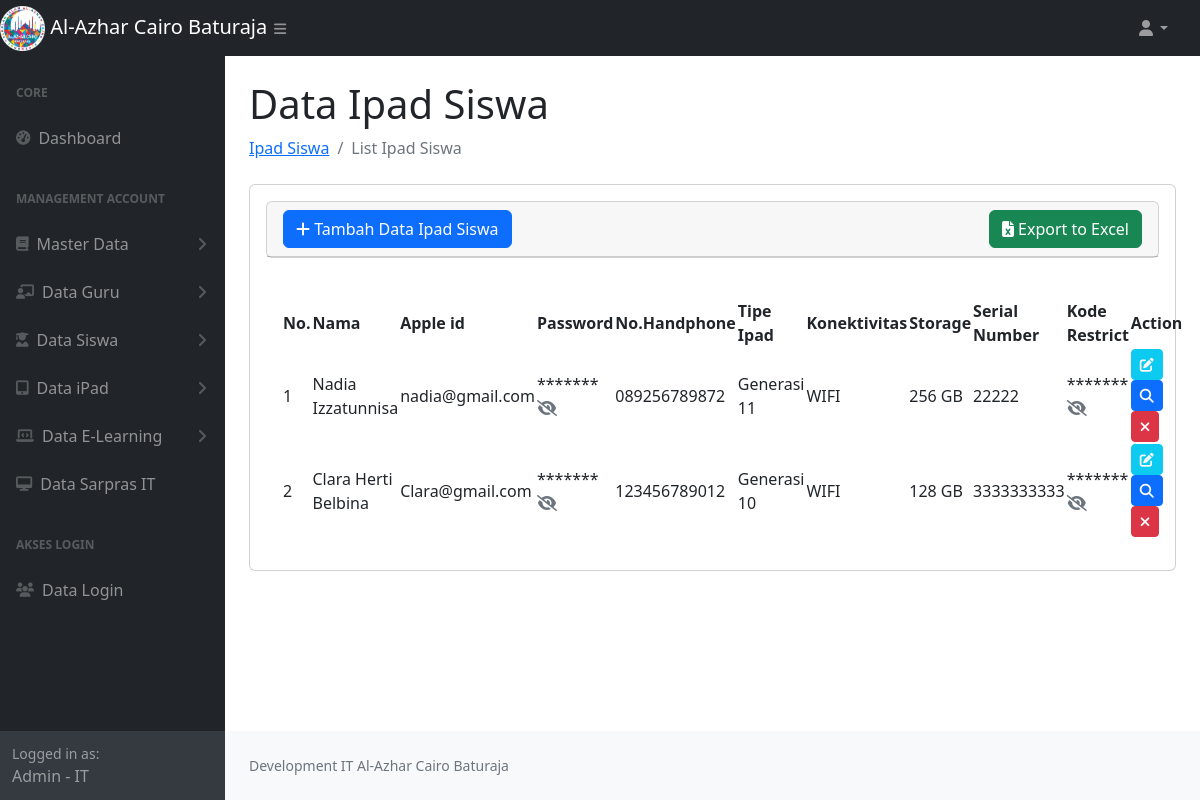
Page /data_ipad_siswa.php (signed in) on the committed database.
### tables this page shows
CREATE TABLE `dataipad` (
  `id_apple` int NOT NULL AUTO_INCREMENT,
  `nama` varchar(200) NOT NULL,
  `apple_id` varchar(200) NOT NULL,
  `password` varchar(100) NOT NULL,
  `no_handphone` varchar(50) NOT NULL,
  `tipe_ipad` varchar(100) NOT NULL,
  `konektivitas` varchar(50) NOT NULL,
  `storage` varchar(20) NOT NULL,
  `serial_number` varchar(50) NOT NULL,
  `kode_restrict` varchar(20) NOT NULL,
  `type` enum('Guru','Siswa') DEFAULT NULL,
  `image` text,
  PRIMARY KEY (`id_apple`)
);

### data_ipad_siswa.php (the view, shortened to what this page needs)
<?php
require_once 'function.php';
$role = $_SESSION['role'];
$nameRole= $_SESSION['name'];
$type = 'Siswa';
$sql = "SELECT * FROM dataipad WHERE type = ?";
$stmt = $conn->prepare($sql);
$stmt->bind_param("s", $type);
$stmt->execute();
$result = $stmt->get_result();
$dataIpadGuru = [];
while ($row = $result->fetch_assoc()) {
    $dataIpadGuru[] = $row;
}
?>
<!DOCTYPE html>
<html lang="en">
    <head>
        <link href="https://cdn.jsdelivr.net/npm/simple-datatables@7.1.2/dist/style.min.css" rel="stylesheet" />
        <link href="css/styles.css" rel="stylesheet" />
        <link rel="stylesheet" href="https://cdnjs.cloudflare.com/ajax/libs/toastr.js/latest/toastr.css">
        <link rel="stylesheet" href="https://cdnjs.cloudflare.com/ajax/libs/font-awesome/6.7.2/css/all.min.css">
    </head>
    <body class="sb-nav-fixed">
        <nav class="sb-topnav navbar navbar-expand navbar-dark bg-dark">
            <div class="d-flex">
                <a class="navbar-brand" href="index.php">
                    <img src="assets/img/logoalazca.png" alt="Gambar" style="width:20%">
                    Al-Azhar Cairo Baturaja
                </a>
                <button class="btn btn-link btn-sm ps-5" id="sidebarToggle" href="#!"><i class="fas fa-bars"></i></button>
            </div>
            <ul class="navbar-nav ms-auto ms-md-0 me-3 me-lg-4">
                <li class="nav-item dropdown">
                    <a class="nav-link dropdown-toggle" id="navbarDropdown" href="#" role="button" data-bs-toggle="dropdown" aria-expanded="false"><i class="fas fa-user fa-fw"></i></a>
                </li>
            </ul>
        </nav>
        <div id="layoutSidenav">
            <div id="layoutSidenav_nav">
                <nav class="sb-sidenav accordion sb-sidenav-dark" id="sidenavAccordion">
                    <div class="sb-sidenav-menu">
                        <div class="nav">
                            <div class="sb-sidenav-menu-heading">Core</div>
                            <div class="nav">
                                <a class="nav-link" href="index.php">
                                    <div class="sb-nav-link-icon"><i class="fas fa-tachometer-alt"></i></div>
                                    Dashboard
                                </a>
                                <div class="sb-sidenav-menu-heading">Management Account</div>
                                <a class="nav-link collapsed" href="#" data-bs-toggle="collapse" data-bs-target="#collapseMasterData" aria-expanded="false" aria-controls="collapseMasterData">
                                    <div class="sb-nav-link-icon"><i class="fas fa-book"></i></div>
                                        Master Data
                                    <div class="sb-sidenav-collapse-arrow"><i class="fas fa-angle-down"></i></div>
                                </a>
                                <a class="nav-link collapsed" href="#" data-bs-toggle="collapse" data-bs-target="#collapseGuru" aria-expanded="false" aria-controls="collapseGuru">
                                    <div class="sb-nav-link-icon"><i class="fas fa-chalkboard-teacher"></i></div>
                                    Data Guru
                                    <div class="sb-sidenav-collapse-arrow"><i class="fas fa-angle-down"></i></div>
                                </a>
                                <a class="nav-link collapsed" href="#" data-bs-toggle="collapse" data-bs-target="#collapseSiswa" aria-expanded="false" aria-controls="collapseSiswa">
                                    <div class="sb-nav-link-icon"><i class="fas fa-user-graduate"></i></div>
                                    Data Siswa
                                    <div class="sb-sidenav-collapse-arrow"><i class="fas fa-angle-down"></i></div>
                                </a>
                                <?php if($role == 'IT'){ ?>
                                <a class="nav-link collapsed" href="#" data-bs-toggle="collapse" data-bs-target="#collapseiPad" aria-expanded="false" aria-controls="collapseiPad">
                                    <div class="sb-nav-link-icon"><i class="fas fa-tablet-alt"></i></div>
                                    Data iPad
                                    <div class="sb-sidenav-collapse-arrow"><i class="fas fa-angle-down"></i></div>
                                </a>
                                <a class="nav-link collapsed" href="#" data-bs-toggle="collapse" data-bs-target="#collapseElearning" aria-expanded="false" aria-controls="collapseElearning">
                                    <div class="sb-nav-link-icon"><i class="fas fa-laptop-code"></i></div>
                                    Data E-Learning
                                    <div class="sb-sidenav-collapse-arrow"><i class="fas fa-angle-down"></i></div>
                                </a>
                                 <a class="nav-link" href="data_sapras.php">
                                    <div class="sb-nav-link-icon">
                                        <i class="fas fa-desktop"></i>
                                    </div>
                                    Data Sarpras IT
                                </a>
                                <?php } ?>
                                <?php if($role == 'IT'){ ?>
                                <div class="sb-sidenav-menu-heading">Akses Login</div>
                                <a class="nav-link" href="data_login.php">
                                    <div class="sb-nav-link-icon"><i class="fas fa-users"></i></div>
                                    Data Login
                                </a>
                                <?php } ?>
                            </div>
                        </div>
                    </div>
                    <div class="sb-sidenav-footer">
                        <div class="small">Logged in as:</div>
                       <?= $nameRole.' - '.$role ?>
                    </div>
                </nav>
            </div>
            <div id="layoutSidenav_content">
                <main>
                    <div class="container-fluid px-4">
                        <h1 class="mt-4">Data Ipad Siswa</h1>
                        <ol class="breadcrumb mb-4">
                            <li class="breadcrumb-item"><a href="data_ipad_guru.php">Ipad Siswa</a></li>
                            <li class="breadcrumb-item active">List Ipad Siswa</li>
                        </ol>
                        <div class="card mb-4">
                            <div class="card-body">
                        <div class="card mb-4">
                            <div class="card-header">
                                 <div class="col-lg-12 d-flex justify-content-between align-items-center">
                                        <button type="button" class="btn btn-primary" data-bs-toggle="modal" data-bs-target="#modal-create">
                                           <i class="fas fa-plus"></i> Tambah Data Ipad Siswa
                                        </button>
                                        <a href="<?= 'export_ipad.php?type='."Siswa".'' ?>" id="exportExcelBtn" class="btn btn-success">
                                           <i class="fa fa-file-excel"></i> Export to Excel
                                        </a>
                                 </div>
                            </div>
                            </div>
                            <div class="card-body">
                                <table id="datatablesSimple">
                                    <thead>
                                        <tr>
                                            <th>No.</th>
                                            <th>Nama</th>
                                            <th>Apple id</th>
                                            <th>Password</th>
                                            <th>No.Handphone</th>
                                            <th>Tipe Ipad</th>
                                            <th>Konektivitas</th>
                                            <th>Storage</th>
                                            <th>Serial Number</th>
                                            <th>Kode Restrict</th>
                                            <th>Action</th>
                                        </tr>
                                    </thead>
                                    <tbody>
                                        <?php
                                            foreach ($dataIpadGuru as $key => $data) {
                                        ?>
                                        <tr>
                                            <td><?= $key + 1; ?></td>
                                            <td><?= $data['nama']; ?></td>
                                            <td><?= $data['apple_id']; ?></td>
                                            <td>
                                                <span>*******</span>
                                                <a href="javascript:void(0)" class="show-password text-muted" title="Lihat Password" data-password="<?= $data['password']; ?>">
                                                    <i class="fas fa-eye-slash"></i>
                                                </a>
                                            </td>
                                            <td><?= $data['no_handphone']; ?></td>
                                            <td><?= $data['tipe_ipad']; ?></td>
                                            <td><?= $data['konektivitas']; ?></td>
                                            <td><?= $data['storage']; ?></td>
                                            <td><?= $data['serial_number']; ?></td>
                                            <td>
                                                <span>*******</span>
                                                <a href="javascript:void(0)" class="show-restrict text-muted" title="Lihat Kode Restrict" data-restrict="<?= $data['kode_restrict']; ?>">
                                                    <i class="fas fa-eye-slash"></i>
                                                </a>
                                            </td>
                                            <td>
                                                <a href="javascript:void(0)" data-url="<?= 'show_ipad_guru.php' ?>" data-id="<?= $data['id_apple'] ?>" class="edit btn btn-info btn-sm text-light "> <i class="fas fa-edit"></i></a>
                                                  <a href="javascript:void(0)" data-url="<?= 'show_ipad_guru.php' ?>" data-id="<?= $data['id_apple'] ?>" class="detail btn btn-primary btn-sm"> <i class="fas fa-search"></i></a>
                                                <a href="javascript:void(0)" data-url="<?= 'delete_ipad_guru.php' ?>" data-id="<?= $data['id_apple'] ?>" class="delete btn btn-danger btn-sm"> <i class="fas fa-times"></i></a>
                                            </td>
                                        </tr>
                                        <?php
                                            }
                                        ?>
                                    </tbody>
                                </table>
                            </div>
                        </div>
                    </div>
                </main>
                <footer class="py-4 bg-light mt-auto">
                    <div class="container-fluid px-4">
                        <div class="d-flex align-items-center justify-content-between small">
                            <div class="text-muted">Development IT Al-Azhar Cairo Baturaja</div>
                        </div>
                    </div>
                </footer>
            </div>
        </div>
    </body>
</html>

### rows in the picture
dataipad: nama "Nadia Izzatunnisa", apple "nadia@gmail.com", no_handphone "089256789872", tipe_ipad "Generasi 11", konektivitas "WIFI", storage "256 GB", serial_number "22222"
dataipad: nama "Clara Herti Belbina", apple "Clara@gmail.com", no_handphone "123456789012", tipe_ipad "Generasi 10", konektivitas "WIFI", storage "128 GB", serial_number "3333333333"

### other values in the picture
$nameRole "Admin"
$role "IT"
